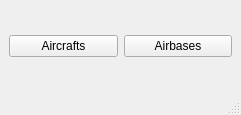
<?xml version="1.0" encoding="UTF-8"?>
<ui version="4.0">
 <class>MainWindow</class>
 <widget class="QMainWindow" name="MainWindow">
  <property name="geometry">
   <rect>
    <x>0</x>
    <y>0</y>
    <width>241</width>
    <height>115</height>
   </rect>
  </property>
  <property name="windowTitle">
   <string>ZloiRedactor</string>
  </property>
  <widget class="QWidget" name="centralwidget">
   <layout class="QHBoxLayout" name="horizontalLayout">
    <item>
     <widget class="QPushButton" name="airplanesPushButton">
      <property name="text">
       <string>Aircrafts</string>
      </property>
      <property name="icon">
       <iconset resource="Resources.qrc">
        <normaloff>:/Icons/airplane.png</normaloff>:/Icons/airplane.png</iconset>
      </property>
     </widget>
    </item>
    <item>
     <widget class="QPushButton" name="airbasesPushButton">
      <property name="text">
       <string>Airbases</string>
      </property>
      <property name="icon">
       <iconset resource="Resources.qrc">
        <normaloff>:/Icons/airplane.departure.png</normaloff>:/Icons/airplane.departure.png</iconset>
      </property>
     </widget>
    </item>
   </layout>
  </widget>
  <widget class="QMenuBar" name="menubar">
   <property name="geometry">
    <rect>
     <x>0</x>
     <y>0</y>
     <width>241</width>
     <height>22</height>
    </rect>
   </property>
  </widget>
  <widget class="QStatusBar" name="statusbar"/>
 </widget>
 <resources>
  <include location="Resources.qrc"/>
 </resources>
 <connections/>
</ui>
